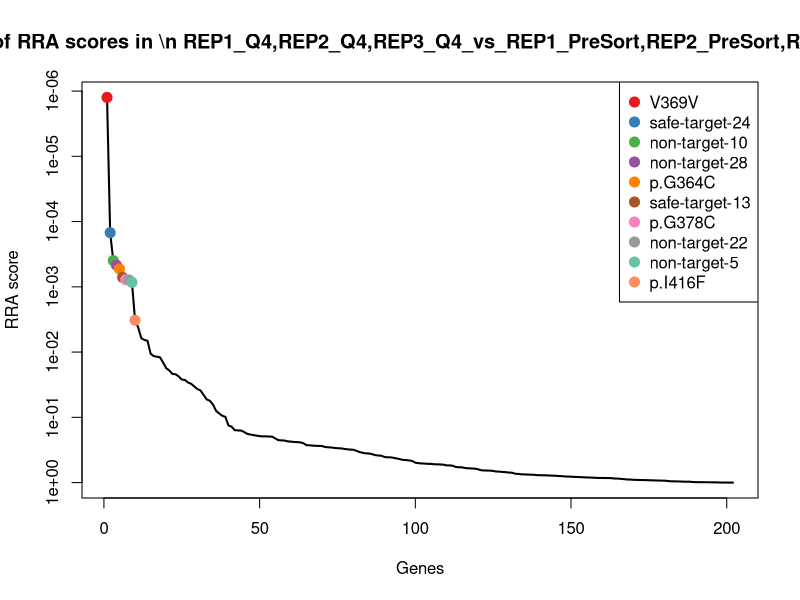
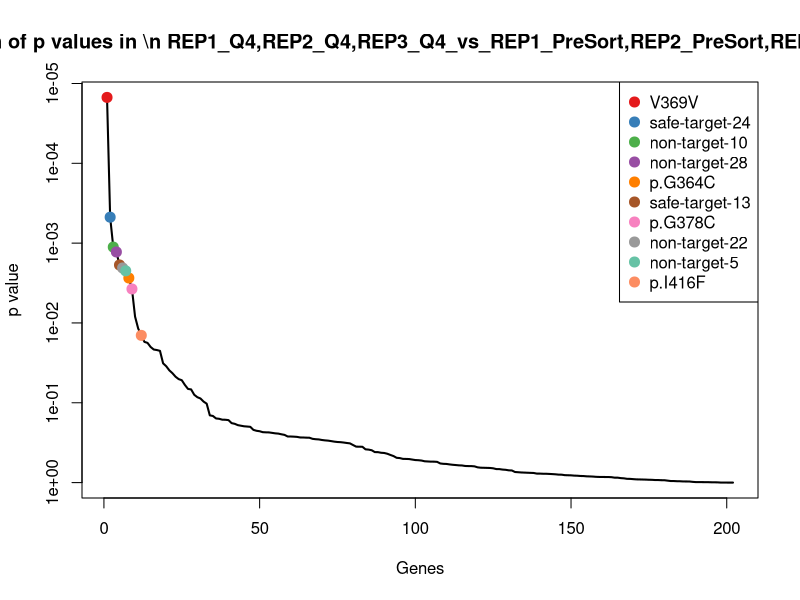
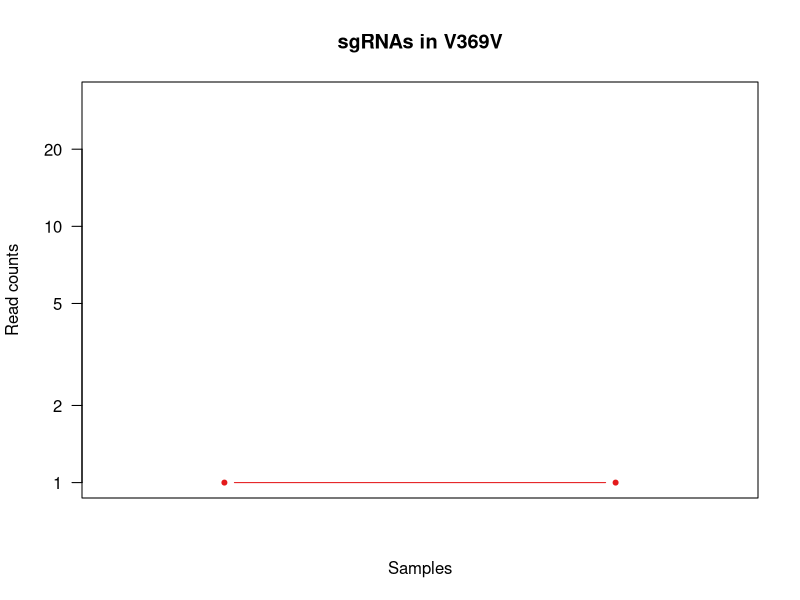

Write R code to recreate these figures, in order. (Note: this script raises an error after producing the figures.)
pdf(file='Q4_presort_PAIRED.pdf',width=4.5,height=4.5);
gstable=read.table('Q4_presort_PAIRED.gene_summary.txt',header=T)
# 
#
# parameters
# Do not modify the variables beginning with "__"

# gstablename='__GENE_SUMMARY_FILE__'
startindex=3
# outputfile='__OUTPUT_FILE__'
targetgenelist=c("V369V","safe-target-24","non-target-10","non-target-28","p.G364C","safe-target-13","p.G378C","non-target-22","non-target-5","p.I416F")
# samplelabel=sub('.\\w+.\\w+$','',colnames(gstable)[startindex]);
samplelabel='REP1_Q4,REP2_Q4,REP3_Q4_vs_REP1_PreSort,REP2_PreSort,REP3_PreSort neg.'


# You need to write some codes in front of this code:
# gstable=read.table(gstablename,header=T)
# pdf(file=outputfile,width=6,height=6)


# set up color using RColorBrewer
#library(RColorBrewer)
#colors <- brewer.pal(length(targetgenelist), "Set1")

colors=c( "#E41A1C", "#377EB8", "#4DAF4A", "#984EA3", "#FF7F00",  "#A65628", "#F781BF",
          "#999999", "#66C2A5", "#FC8D62", "#8DA0CB", "#E78AC3", "#A6D854", "#FFD92F", "#E5C494", "#B3B3B3", 
          "#8DD3C7", "#FFFFB3", "#BEBADA", "#FB8072", "#80B1D3", "#FDB462", "#B3DE69", "#FCCDE5",
          "#D9D9D9", "#BC80BD", "#CCEBC5", "#FFED6F")

######
# function definition

plotrankedvalues<-function(val, tglist, ...){
  
  plot(val,log='y',ylim=c(max(val),min(val)),type='l',lwd=2, ...)
  if(length(tglist)>0){
    for(i in 1:length(tglist)){
      targetgene=tglist[i];
      tx=which(names(val)==targetgene);ty=val[targetgene];
      points(tx,ty,col=colors[(i %% length(colors)) ],cex=2,pch=20)
      # text(tx+50,ty,targetgene,col=colors[i])
    }
    legend('topright',tglist,pch=20,pt.cex = 2,cex=1,col=colors)
  }
}



plotrandvalues<-function(val,targetgenelist, ...){
  # choose the one with the best distance distribution
  
  mindiffvalue=0;
  randval=val;
  for(i in 1:20){
    randval0=sample(val)
    vindex=sort(which(names(randval0) %in% targetgenelist))
    if(max(vindex)>0.9*length(val)){
      # print('pass...')
      next;
    }
    mindiffind=min(diff(vindex));
    if (mindiffind > mindiffvalue){
      mindiffvalue=mindiffind;
      randval=randval0;
      # print(paste('Diff: ',mindiffvalue))
    }
  }
  plot(randval,log='y',ylim=c(max(randval),min(randval)),pch=20,col='grey', ...)
  
  if(length(targetgenelist)>0){
    for(i in 1:length(targetgenelist)){
      targetgene=targetgenelist[i];
      tx=which(names(randval)==targetgene);ty=randval[targetgene];
      points(tx,ty,col=colors[(i %% length(colors)) ],cex=2,pch=20)
      text(tx+50,ty,targetgene,col=colors[i])
    }
  }
  
}




# set.seed(1235)



pvec=gstable[,startindex]
names(pvec)=gstable[,'id']
pvec=sort(pvec);

plotrankedvalues(pvec,targetgenelist,xlab='Genes',ylab='RRA score',main=paste('Distribution of RRA scores in \\n',samplelabel))

# plotrandvalues(pvec,targetgenelist,xlab='Genes',ylab='RRA score',main=paste('Distribution of RRA scores in \\n',samplelabel))


pvec=gstable[,startindex+1]
names(pvec)=gstable[,'id']
pvec=sort(pvec);

plotrankedvalues(pvec,targetgenelist,xlab='Genes',ylab='p value',main=paste('Distribution of p values in \\n',samplelabel))

# plotrandvalues(pvec,targetgenelist,xlab='Genes',ylab='p value',main=paste('Distribution of p values in \\n',samplelabel))



# you need to write after this code:
# dev.off()






# parameters
# Do not modify the variables beginning with "__"
targetmat=list(c(0.0,0.0),c(6.735490181868349,0.7712224723918462),c(5.306450684945646,0.0),c(13.997936926875752,5.723338296363201),c(16.35761901310885,30.848898895673848),c(13.79677178085868,3.708107803850628))
targetgene="V369V"
collabel=c("REP1_PreSort","REP2_PreSort","REP3_PreSort","REP1_Q4","REP2_Q4","REP3_Q4")

# set up color using RColorBrewer
#library(RColorBrewer)
#colors <- brewer.pal(length(targetgenelist), "Set1")

colors=c( "#E41A1C", "#377EB8", "#4DAF4A", "#984EA3", "#FF7F00",  "#A65628", "#F781BF",
          "#999999", "#66C2A5", "#FC8D62", "#8DA0CB", "#E78AC3", "#A6D854", "#FFD92F", "#E5C494", "#B3B3B3", 
          "#8DD3C7", "#FFFFB3", "#BEBADA", "#FB8072", "#80B1D3", "#FDB462", "#B3DE69", "#FCCDE5",
          "#D9D9D9", "#BC80BD", "#CCEBC5", "#FFED6F")


## code

targetmatvec=unlist(targetmat)+1
yrange=range(targetmatvec[targetmatvec>0]);
# yrange[1]=1; # set the minimum value to 1
for(i in 1:length(targetmat)){
  vali=targetmat[[i]]+1;
  if(i==1){
    plot(1:length(vali),vali,type='b',las=1,pch=20,main=paste('sgRNAs in',targetgene),ylab='Read counts',xlab='Samples',xlim=c(0.7,length(vali)+0.3),ylim = yrange,col=colors[(i %% length(colors))],xaxt='n',log='y')
    axis(1,at=1:length(vali),labels=(collabel),las=2)
    # lines(0:100,rep(1,101),col='black');
  }else{
    lines(1:length(vali),vali,type='b',pch=20,col=colors[(i %% length(colors))])
  }
}




# parameters
# Do not modify the variables beginning with "__"
targetmat=list(c(27.995873853751505,4.5786706370905605),c(9.622128831240499,13.882004503053231),c(16.980642191826067,1.2360359346168759))
targetgene="safe-target-24"
collabel=c("REP1_PreSort","REP2_PreSort","REP3_PreSort","REP1_Q4","REP2_Q4","REP3_Q4")

# set up color using RColorBrewer
#library(RColorBrewer)
#colors <- brewer.pal(length(targetgenelist), "Set1")

colors=c( "#E41A1C", "#377EB8", "#4DAF4A", "#984EA3", "#FF7F00",  "#A65628", "#F781BF",
          "#999999", "#66C2A5", "#FC8D62", "#8DA0CB", "#E78AC3", "#A6D854", "#FFD92F", "#E5C494", "#B3B3B3", 
          "#8DD3C7", "#FFFFB3", "#BEBADA", "#FB8072", "#80B1D3", "#FDB462", "#B3DE69", "#FCCDE5",
          "#D9D9D9", "#BC80BD", "#CCEBC5", "#FFED6F")


## code

targetmatvec=unlist(targetmat)+1
yrange=range(targetmatvec[targetmatvec>0]);
# yrange[1]=1; # set the minimum value to 1
for(i in 1:length(targetmat)){
  vali=targetmat[[i]]+1;
  if(i==1){
    plot(1:length(vali),vali,type='b',las=1,pch=20,main=paste('sgRNAs in',targetgene),ylab='Read counts',xlab='Samples',xlim=c(0.7,length(vali)+0.3),ylim = yrange,col=colors[(i %% length(colors))],xaxt='n',log='y')
    axis(1,at=1:length(vali),labels=(collabel),las=2)
    # lines(0:100,rep(1,101),col='black');
  }else{
    lines(1:length(vali),vali,type='b',pch=20,col=colors[(i %% length(colors))])
  }
}




# parameters
# Do not modify the variables beginning with "__"
targetmat=list(c(2391.647509220486,1446.859921320617),c(2871.2432432421647,1703.6304415135883),c(2407.006030691345,1355.9314202747128))
targetgene="non-target-10"
collabel=c("REP1_PreSort","REP2_PreSort","REP3_PreSort","REP1_Q4","REP2_Q4","REP3_Q4")

# set up color using RColorBrewer
#library(RColorBrewer)
#colors <- brewer.pal(length(targetgenelist), "Set1")

colors=c( "#E41A1C", "#377EB8", "#4DAF4A", "#984EA3", "#FF7F00",  "#A65628", "#F781BF",
          "#999999", "#66C2A5", "#FC8D62", "#8DA0CB", "#E78AC3", "#A6D854", "#FFD92F", "#E5C494", "#B3B3B3", 
          "#8DD3C7", "#FFFFB3", "#BEBADA", "#FB8072", "#80B1D3", "#FDB462", "#B3DE69", "#FCCDE5",
          "#D9D9D9", "#BC80BD", "#CCEBC5", "#FFED6F")


## code

targetmatvec=unlist(targetmat)+1
yrange=range(targetmatvec[targetmatvec>0]);
# yrange[1]=1; # set the minimum value to 1
for(i in 1:length(targetmat)){
  vali=targetmat[[i]]+1;
  if(i==1){
    plot(1:length(vali),vali,type='b',las=1,pch=20,main=paste('sgRNAs in',targetgene),ylab='Read counts',xlab='Samples',xlim=c(0.7,length(vali)+0.3),ylim = yrange,col=colors[(i %% length(colors))],xaxt='n',log='y')
    axis(1,at=1:length(vali),labels=(collabel),las=2)
    # lines(0:100,rep(1,101),col='black');
  }else{
    lines(1:length(vali),vali,type='b',pch=20,col=colors[(i %% length(colors))])
  }
}




# parameters
# Do not modify the variables beginning with "__"
targetmat=list(c(1619.7612729670514,800.1226938315755),c(1832.053329468191,1121.3574748577444),c(1726.7190528813132,1043.2143288166433))
targetgene="non-target-28"
collabel=c("REP1_PreSort","REP2_PreSort","REP3_PreSort","REP1_Q4","REP2_Q4","REP3_Q4")

# set up color using RColorBrewer
#library(RColorBrewer)
#colors <- brewer.pal(length(targetgenelist), "Set1")

colors=c( "#E41A1C", "#377EB8", "#4DAF4A", "#984EA3", "#FF7F00",  "#A65628", "#F781BF",
          "#999999", "#66C2A5", "#FC8D62", "#8DA0CB", "#E78AC3", "#A6D854", "#FFD92F", "#E5C494", "#B3B3B3", 
          "#8DD3C7", "#FFFFB3", "#BEBADA", "#FB8072", "#80B1D3", "#FDB462", "#B3DE69", "#FCCDE5",
          "#D9D9D9", "#BC80BD", "#CCEBC5", "#FFED6F")


## code

targetmatvec=unlist(targetmat)+1
yrange=range(targetmatvec[targetmatvec>0]);
# yrange[1]=1; # set the minimum value to 1
for(i in 1:length(targetmat)){
  vali=targetmat[[i]]+1;
  if(i==1){
    plot(1:length(vali),vali,type='b',las=1,pch=20,main=paste('sgRNAs in',targetgene),ylab='Read counts',xlab='Samples',xlim=c(0.7,length(vali)+0.3),ylim = yrange,col=colors[(i %% length(colors))],xaxt='n',log='y')
    axis(1,at=1:length(vali),labels=(collabel),las=2)
    # lines(0:100,rep(1,101),col='black');
  }else{
    lines(1:length(vali),vali,type='b',pch=20,col=colors[(i %% length(colors))])
  }
}




# parameters
# Do not modify the variables beginning with "__"
targetmat=list(c(1.9997052752679647,4.5786706370905605),c(0.9622128831240498,0.7712224723918462),c(1.0612901369891292,1.2360359346168759),c(84.9874741988885,38.91870041526977),c(56.77056010431894,115.68337085877693),c(83.8419208221412,50.67747331929191),c(4.999263188169912,2.2893353185452803),c(11.546554597488598,13.110782030661385),c(6.367740821934776,0.0),c(17.997347477411683,65.24605657854049),c(14.433193246860748,13.882004503053231),c(15.919352054836938,2.4720718692337518),c(9.998526376339823,25.182688503998083),c(11.546554597488598,26.992786533714614),c(19.103222465804325,22.248646823103766))
targetgene="p.G364C"
collabel=c("REP1_PreSort","REP2_PreSort","REP3_PreSort","REP1_Q4","REP2_Q4","REP3_Q4")

# set up color using RColorBrewer
#library(RColorBrewer)
#colors <- brewer.pal(length(targetgenelist), "Set1")

colors=c( "#E41A1C", "#377EB8", "#4DAF4A", "#984EA3", "#FF7F00",  "#A65628", "#F781BF",
          "#999999", "#66C2A5", "#FC8D62", "#8DA0CB", "#E78AC3", "#A6D854", "#FFD92F", "#E5C494", "#B3B3B3", 
          "#8DD3C7", "#FFFFB3", "#BEBADA", "#FB8072", "#80B1D3", "#FDB462", "#B3DE69", "#FCCDE5",
          "#D9D9D9", "#BC80BD", "#CCEBC5", "#FFED6F")


## code

targetmatvec=unlist(targetmat)+1
yrange=range(targetmatvec[targetmatvec>0]);
# yrange[1]=1; # set the minimum value to 1
for(i in 1:length(targetmat)){
  vali=targetmat[[i]]+1;
  if(i==1){
    plot(1:length(vali),vali,type='b',las=1,pch=20,main=paste('sgRNAs in',targetgene),ylab='Read counts',xlab='Samples',xlim=c(0.7,length(vali)+0.3),ylim = yrange,col=colors[(i %% length(colors))],xaxt='n',log='y')
    axis(1,at=1:length(vali),labels=(collabel),las=2)
    # lines(0:100,rep(1,101),col='black');
  }else{
    lines(1:length(vali),vali,type='b',pch=20,col=colors[(i %% length(colors))])
  }
}




# parameters
# Do not modify the variables beginning with "__"
targetmat=list(c(72.98924254728071,45.786706370905605),c(57.73277298744299,21.59422922697169),c(58.37095753440211,32.136934300038774))
targetgene="safe-target-13"
collabel=c("REP1_PreSort","REP2_PreSort","REP3_PreSort","REP1_Q4","REP2_Q4","REP3_Q4")

# set up color using RColorBrewer
#library(RColorBrewer)
#colors <- brewer.pal(length(targetgenelist), "Set1")

colors=c( "#E41A1C", "#377EB8", "#4DAF4A", "#984EA3", "#FF7F00",  "#A65628", "#F781BF",
          "#999999", "#66C2A5", "#FC8D62", "#8DA0CB", "#E78AC3", "#A6D854", "#FFD92F", "#E5C494", "#B3B3B3", 
          "#8DD3C7", "#FFFFB3", "#BEBADA", "#FB8072", "#80B1D3", "#FDB462", "#B3DE69", "#FCCDE5",
          "#D9D9D9", "#BC80BD", "#CCEBC5", "#FFED6F")


## code

targetmatvec=unlist(targetmat)+1
yrange=range(targetmatvec[targetmatvec>0]);
# yrange[1]=1; # set the minimum value to 1
for(i in 1:length(targetmat)){
  vali=targetmat[[i]]+1;
  if(i==1){
    plot(1:length(vali),vali,type='b',las=1,pch=20,main=paste('sgRNAs in',targetgene),ylab='Read counts',xlab='Samples',xlim=c(0.7,length(vali)+0.3),ylim = yrange,col=colors[(i %% length(colors))],xaxt='n',log='y')
    axis(1,at=1:length(vali),labels=(collabel),las=2)
    # lines(0:100,rep(1,101),col='black');
  }else{
    lines(1:length(vali),vali,type='b',pch=20,col=colors[(i %% length(colors))])
  }
}




# parameters
# Do not modify the variables beginning with "__"
targetmat=list(c(2.999557912901947,6.868005955635841),c(1.9244257662480997,6.941002251526616),c(1.0612901369891292,6.180179673084379),c(39.99410550535929,46.93137403017825),c(68.31711470180754,19.280561809796154),c(56.24837726042385,16.068467150019387),c(21.99675802794761,25.182688503998083),c(11.546554597488598,0.7712224723918462),c(19.103222465804325,21.01261088848689),c(31.995284404287435,81.27140380835745),c(37.52630244183794,97.94525399376447),c(57.30966739741298,59.329724861610046),c(10.998379013973805,34.3400297781792),c(20.206470545605047,18.509339337404306),c(9.551611232902163,14.832431215402512))
targetgene="p.G378C"
collabel=c("REP1_PreSort","REP2_PreSort","REP3_PreSort","REP1_Q4","REP2_Q4","REP3_Q4")

# set up color using RColorBrewer
#library(RColorBrewer)
#colors <- brewer.pal(length(targetgenelist), "Set1")

colors=c( "#E41A1C", "#377EB8", "#4DAF4A", "#984EA3", "#FF7F00",  "#A65628", "#F781BF",
          "#999999", "#66C2A5", "#FC8D62", "#8DA0CB", "#E78AC3", "#A6D854", "#FFD92F", "#E5C494", "#B3B3B3", 
          "#8DD3C7", "#FFFFB3", "#BEBADA", "#FB8072", "#80B1D3", "#FDB462", "#B3DE69", "#FCCDE5",
          "#D9D9D9", "#BC80BD", "#CCEBC5", "#FFED6F")


## code

targetmatvec=unlist(targetmat)+1
yrange=range(targetmatvec[targetmatvec>0]);
# yrange[1]=1; # set the minimum value to 1
for(i in 1:length(targetmat)){
  vali=targetmat[[i]]+1;
  if(i==1){
    plot(1:length(vali),vali,type='b',las=1,pch=20,main=paste('sgRNAs in',targetgene),ylab='Read counts',xlab='Samples',xlim=c(0.7,length(vali)+0.3),ylim = yrange,col=colors[(i %% length(colors))],xaxt='n',log='y')
    axis(1,at=1:length(vali),labels=(collabel),las=2)
    # lines(0:100,rep(1,101),col='black');
  }else{
    lines(1:length(vali),vali,type='b',pch=20,col=colors[(i %% length(colors))])
  }
}




# parameters
# Do not modify the variables beginning with "__"
targetmat=list(c(2649.609489730053,1594.5220493667878),c(3064.6480327500985,1611.8549672989584),c(2641.5511509659427,1682.244907013568))
targetgene="non-target-22"
collabel=c("REP1_PreSort","REP2_PreSort","REP3_PreSort","REP1_Q4","REP2_Q4","REP3_Q4")

# set up color using RColorBrewer
#library(RColorBrewer)
#colors <- brewer.pal(length(targetgenelist), "Set1")

colors=c( "#E41A1C", "#377EB8", "#4DAF4A", "#984EA3", "#FF7F00",  "#A65628", "#F781BF",
          "#999999", "#66C2A5", "#FC8D62", "#8DA0CB", "#E78AC3", "#A6D854", "#FFD92F", "#E5C494", "#B3B3B3", 
          "#8DD3C7", "#FFFFB3", "#BEBADA", "#FB8072", "#80B1D3", "#FDB462", "#B3DE69", "#FCCDE5",
          "#D9D9D9", "#BC80BD", "#CCEBC5", "#FFED6F")


## code

targetmatvec=unlist(targetmat)+1
yrange=range(targetmatvec[targetmatvec>0]);
# yrange[1]=1; # set the minimum value to 1
for(i in 1:length(targetmat)){
  vali=targetmat[[i]]+1;
  if(i==1){
    plot(1:length(vali),vali,type='b',las=1,pch=20,main=paste('sgRNAs in',targetgene),ylab='Read counts',xlab='Samples',xlim=c(0.7,length(vali)+0.3),ylim = yrange,col=colors[(i %% length(colors))],xaxt='n',log='y')
    axis(1,at=1:length(vali),labels=(collabel),las=2)
    # lines(0:100,rep(1,101),col='black');
  }else{
    lines(1:length(vali),vali,type='b',pch=20,col=colors[(i %% length(colors))])
  }
}




# parameters
# Do not modify the variables beginning with "__"
targetmat=list(c(1995.7058647174288,927.1808040108385),c(1586.6890442715583,908.5000724775948),c(2428.2318334311276,1554.9332057480299))
targetgene="non-target-5"
collabel=c("REP1_PreSort","REP2_PreSort","REP3_PreSort","REP1_Q4","REP2_Q4","REP3_Q4")

# set up color using RColorBrewer
#library(RColorBrewer)
#colors <- brewer.pal(length(targetgenelist), "Set1")

colors=c( "#E41A1C", "#377EB8", "#4DAF4A", "#984EA3", "#FF7F00",  "#A65628", "#F781BF",
          "#999999", "#66C2A5", "#FC8D62", "#8DA0CB", "#E78AC3", "#A6D854", "#FFD92F", "#E5C494", "#B3B3B3", 
          "#8DD3C7", "#FFFFB3", "#BEBADA", "#FB8072", "#80B1D3", "#FDB462", "#B3DE69", "#FCCDE5",
          "#D9D9D9", "#BC80BD", "#CCEBC5", "#FFED6F")


## code

targetmatvec=unlist(targetmat)+1
yrange=range(targetmatvec[targetmatvec>0]);
# yrange[1]=1; # set the minimum value to 1
for(i in 1:length(targetmat)){
  vali=targetmat[[i]]+1;
  if(i==1){
    plot(1:length(vali),vali,type='b',las=1,pch=20,main=paste('sgRNAs in',targetgene),ylab='Read counts',xlab='Samples',xlim=c(0.7,length(vali)+0.3),ylim = yrange,col=colors[(i %% length(colors))],xaxt='n',log='y')
    axis(1,at=1:length(vali),labels=(collabel),las=2)
    # lines(0:100,rep(1,101),col='black');
  }else{
    lines(1:length(vali),vali,type='b',pch=20,col=colors[(i %% length(colors))])
  }
}




# parameters
# Do not modify the variables beginning with "__"
targetmat=list(c(38.994252867725315,20.604017866907522),c(28.866386493721496,86.37691690788677),c(28.65483369870649,13.596395280785634),c(71.98938990964673,85.85007444544802),c(81.78809506554424,107.97114613485846),c(55.18708712343472,45.73332958082441),c(4.999263188169912,4.5786706370905605),c(0.0,7.712224723918462),c(3.183870410967388,1.2360359346168759),c(16.9974948397777,16.025347229816962),c(18.282044779356948,12.339559558269539),c(20.164512602793454,13.596395280785634),c(6.998968463437876,9.157341274181121),c(13.470980363736698,0.7712224723918462),c(21.225802739782583,14.832431215402512))
targetgene="p.I416F"
collabel=c("REP1_PreSort","REP2_PreSort","REP3_PreSort","REP1_Q4","REP2_Q4","REP3_Q4")

# set up color using RColorBrewer
#library(RColorBrewer)
#colors <- brewer.pal(length(targetgenelist), "Set1")

colors=c( "#E41A1C", "#377EB8", "#4DAF4A", "#984EA3", "#FF7F00",  "#A65628", "#F781BF",
          "#999999", "#66C2A5", "#FC8D62", "#8DA0CB", "#E78AC3", "#A6D854", "#FFD92F", "#E5C494", "#B3B3B3", 
          "#8DD3C7", "#FFFFB3", "#BEBADA", "#FB8072", "#80B1D3", "#FDB462", "#B3DE69", "#FCCDE5",
          "#D9D9D9", "#BC80BD", "#CCEBC5", "#FFED6F")


## code

targetmatvec=unlist(targetmat)+1
yrange=range(targetmatvec[targetmatvec>0]);
# yrange[1]=1; # set the minimum value to 1
for(i in 1:length(targetmat)){
  vali=targetmat[[i]]+1;
  if(i==1){
    plot(1:length(vali),vali,type='b',las=1,pch=20,main=paste('sgRNAs in',targetgene),ylab='Read counts',xlab='Samples',xlim=c(0.7,length(vali)+0.3),ylim = yrange,col=colors[(i %% length(colors))],xaxt='n',log='y')
    axis(1,at=1:length(vali),labels=(collabel),las=2)
    # lines(0:100,rep(1,101),col='black');
  }else{
    lines(1:length(vali),vali,type='b',pch=20,col=colors[(i %% length(colors))])
  }
}



# 
#
# parameters
# Do not modify the variables beginning with "__"

# gstablename='__GENE_SUMMARY_FILE__'
startindex=9
# outputfile='__OUTPUT_FILE__'
targetgenelist=c("safe-target-15","safe-target-10","p.H210P","safe-target-26","p.R320Q","p.G378C","p.R362Q","p.A184G","p.V369L","p.H274R")
# samplelabel=sub('.\\w+.\\w+$','',colnames(gstable)[startindex]);
samplelabel='REP1_Q4,REP2_Q4,REP3_Q4_vs_REP1_PreSort,REP2_PreSort,REP3_PreSort pos.'


# You need to write some codes in front of this code:
# gstable=read.table(gstablename,header=T)
# pdf(file=outputfile,width=6,height=6)


# set up color using RColorBrewer
#library(RColorBrewer)
#colors <- brewer.pal(length(targetgenelist), "Set1")

colors=c( "#E41A1C", "#377EB8", "#4DAF4A", "#984EA3", "#FF7F00",  "#A65628", "#F781BF",
          "#999999", "#66C2A5", "#FC8D62", "#8DA0CB", "#E78AC3", "#A6D854", "#FFD92F", "#E5C494", "#B3B3B3", 
          "#8DD3C7", "#FFFFB3", "#BEBADA", "#FB8072", "#80B1D3", "#FDB462", "#B3DE69", "#FCCDE5",
          "#D9D9D9", "#BC80BD", "#CCEBC5", "#FFED6F")

######
# function definition

plotrankedvalues<-function(val, tglist, ...){
  
  plot(val,log='y',ylim=c(max(val),min(val)),type='l',lwd=2, ...)
  if(length(tglist)>0){
    for(i in 1:length(tglist)){
      targetgene=tglist[i];
      tx=which(names(val)==targetgene);ty=val[targetgene];
      points(tx,ty,col=colors[(i %% length(colors)) ],cex=2,pch=20)
      # text(tx+50,ty,targetgene,col=colors[i])
    }
    legend('topright',tglist,pch=20,pt.cex = 2,cex=1,col=colors)
  }
}



plotrandvalues<-function(val,targetgenelist, ...){
  # choose the one with the best distance distribution
  
  mindiffvalue=0;
  randval=val;
  for(i in 1:20){
    randval0=sample(val)
    vindex=sort(which(names(randval0) %in% targetgenelist))
    if(max(vindex)>0.9*length(val)){
      # print('pass...')
      next;
    }
    mindiffind=min(diff(vindex));
    if (mindiffind > mindiffvalue){
      mindiffvalue=mindiffind;
      randval=randval0;
      # print(paste('Diff: ',mindiffvalue))
    }
  }
  plot(randval,log='y',ylim=c(max(randval),min(randval)),pch=20,col='grey', ...)
  
  if(length(targetgenelist)>0){
    for(i in 1:length(targetgenelist)){
      targetgene=targetgenelist[i];
      tx=which(names(randval)==targetgene);ty=randval[targetgene];
      points(tx,ty,col=colors[(i %% length(colors)) ],cex=2,pch=20)
      text(tx+50,ty,targetgene,col=colors[i])
    }
  }
  
}




# set.seed(1235)



pvec=gstable[,startindex]
names(pvec)=gstable[,'id']
pvec=sort(pvec);

plotrankedvalues(pvec,targetgenelist,xlab='Genes',ylab='RRA score',main=paste('Distribution of RRA scores in \\n',samplelabel))

# plotrandvalues(pvec,targetgenelist,xlab='Genes',ylab='RRA score',main=paste('Distribution of RRA scores in \\n',samplelabel))


pvec=gstable[,startindex+1]
names(pvec)=gstable[,'id']
pvec=sort(pvec);

plotrankedvalues(pvec,targetgenelist,xlab='Genes',ylab='p value',main=paste('Distribution of p values in \\n',samplelabel))

# plotrandvalues(pvec,targetgenelist,xlab='Genes',ylab='p value',main=paste('Distribution of p values in \\n',samplelabel))



# you need to write after this code:
# dev.off()






# parameters
# Do not modify the variables beginning with "__"
targetmat=list(c(283.958149088051,1953.9476943783968),c(445.5045648864351,2284.3609632246485),c(213.31931753481499,943.0954181126763))
targetgene="safe-target-15"
collabel=c("REP1_PreSort","REP2_PreSort","REP3_PreSort","REP1_Q4","REP2_Q4","REP3_Q4")

# set up color using RColorBrewer
#library(RColorBrewer)
#colors <- brewer.pal(length(targetgenelist), "Set1")

colors=c( "#E41A1C", "#377EB8", "#4DAF4A", "#984EA3", "#FF7F00",  "#A65628", "#F781BF",
          "#999999", "#66C2A5", "#FC8D62", "#8DA0CB", "#E78AC3", "#A6D854", "#FFD92F", "#E5C494", "#B3B3B3", 
          "#8DD3C7", "#FFFFB3", "#BEBADA", "#FB8072", "#80B1D3", "#FDB462", "#B3DE69", "#FCCDE5",
          "#D9D9D9", "#BC80BD", "#CCEBC5", "#FFED6F")


## code

targetmatvec=unlist(targetmat)+1
yrange=range(targetmatvec[targetmatvec>0]);
# yrange[1]=1; # set the minimum value to 1
for(i in 1:length(targetmat)){
  vali=targetmat[[i]]+1;
  if(i==1){
    plot(1:length(vali),vali,type='b',las=1,pch=20,main=paste('sgRNAs in',targetgene),ylab='Read counts',xlab='Samples',xlim=c(0.7,length(vali)+0.3),ylim = yrange,col=colors[(i %% length(colors))],xaxt='n',log='y')
    axis(1,at=1:length(vali),labels=(collabel),las=2)
    # lines(0:100,rep(1,101),col='black');
  }else{
    lines(1:length(vali),vali,type='b',pch=20,col=colors[(i %% length(colors))])
  }
}




# parameters
# Do not modify the variables beginning with "__"
targetmat=list(c(403.94046560412886,2030.6404275496636),c(676.435656836207,2335.26164640251),c(403.2902520558691,1250.8683658322784))
targetgene="safe-target-10"
collabel=c("REP1_PreSort","REP2_PreSort","REP3_PreSort","REP1_Q4","REP2_Q4","REP3_Q4")

# set up color using RColorBrewer
#library(RColorBrewer)
#colors <- brewer.pal(length(targetgenelist), "Set1")

colors=c( "#E41A1C", "#377EB8", "#4DAF4A", "#984EA3", "#FF7F00",  "#A65628", "#F781BF",
          "#999999", "#66C2A5", "#FC8D62", "#8DA0CB", "#E78AC3", "#A6D854", "#FFD92F", "#E5C494", "#B3B3B3", 
          "#8DD3C7", "#FFFFB3", "#BEBADA", "#FB8072", "#80B1D3", "#FDB462", "#B3DE69", "#FCCDE5",
          "#D9D9D9", "#BC80BD", "#CCEBC5", "#FFED6F")


## code

targetmatvec=unlist(targetmat)+1
yrange=range(targetmatvec[targetmatvec>0]);
# yrange[1]=1; # set the minimum value to 1
for(i in 1:length(targetmat)){
  vali=targetmat[[i]]+1;
  if(i==1){
    plot(1:length(vali),vali,type='b',las=1,pch=20,main=paste('sgRNAs in',targetgene),ylab='Read counts',xlab='Samples',xlim=c(0.7,length(vali)+0.3),ylim = yrange,col=colors[(i %% length(colors))],xaxt='n',log='y')
    axis(1,at=1:length(vali),labels=(collabel),las=2)
    # lines(0:100,rep(1,101),col='black');
  }else{
    lines(1:length(vali),vali,type='b',pch=20,col=colors[(i %% length(colors))])
  }
}




# parameters
# Do not modify the variables beginning with "__"
targetmat=list(c(9.998526376339823,36.629365096724484),c(16.35761901310885,8.483447196310308),c(5.306450684945646,21.01261088848689),c(10.998379013973805,9.157341274181121),c(12.508767480612647,15.424449447836924),c(10.612901369891292,17.304503084636263),c(14.997789564509736,24.038020844725445),c(21.168683428729096,16.19567192022877),c(12.735481643869552,29.664862430805023),c(5.999115825803894,12.591344251999042),c(0.9622128831240498,2.3136674171755383),c(0.0,8.652251542318131),c(11.998231651607789,30.906026800361282),c(17.3198318962329,26.22156406132277),c(8.490321095913034,22.248646823103766))
targetgene="p.H210P"
collabel=c("REP1_PreSort","REP2_PreSort","REP3_PreSort","REP1_Q4","REP2_Q4","REP3_Q4")

# set up color using RColorBrewer
#library(RColorBrewer)
#colors <- brewer.pal(length(targetgenelist), "Set1")

colors=c( "#E41A1C", "#377EB8", "#4DAF4A", "#984EA3", "#FF7F00",  "#A65628", "#F781BF",
          "#999999", "#66C2A5", "#FC8D62", "#8DA0CB", "#E78AC3", "#A6D854", "#FFD92F", "#E5C494", "#B3B3B3", 
          "#8DD3C7", "#FFFFB3", "#BEBADA", "#FB8072", "#80B1D3", "#FDB462", "#B3DE69", "#FCCDE5",
          "#D9D9D9", "#BC80BD", "#CCEBC5", "#FFED6F")


## code

targetmatvec=unlist(targetmat)+1
yrange=range(targetmatvec[targetmatvec>0]);
# yrange[1]=1; # set the minimum value to 1
for(i in 1:length(targetmat)){
  vali=targetmat[[i]]+1;
  if(i==1){
    plot(1:length(vali),vali,type='b',las=1,pch=20,main=paste('sgRNAs in',targetgene),ylab='Read counts',xlab='Samples',xlim=c(0.7,length(vali)+0.3),ylim = yrange,col=colors[(i %% length(colors))],xaxt='n',log='y')
    axis(1,at=1:length(vali),labels=(collabel),las=2)
    # lines(0:100,rep(1,101),col='black');
  }else{
    lines(1:length(vali),vali,type='b',pch=20,col=colors[(i %% length(colors))])
  }
}




# parameters
# Do not modify the variables beginning with "__"
targetmat=list(c(254.9624225966655,651.3158981261322),c(310.7947612490681,785.1044768948993),c(229.23866958965192,531.4954518852567))
targetgene="safe-target-26"
collabel=c("REP1_PreSort","REP2_PreSort","REP3_PreSort","REP1_Q4","REP2_Q4","REP3_Q4")

# set up color using RColorBrewer
#library(RColorBrewer)
#colors <- brewer.pal(length(targetgenelist), "Set1")

colors=c( "#E41A1C", "#377EB8", "#4DAF4A", "#984EA3", "#FF7F00",  "#A65628", "#F781BF",
          "#999999", "#66C2A5", "#FC8D62", "#8DA0CB", "#E78AC3", "#A6D854", "#FFD92F", "#E5C494", "#B3B3B3", 
          "#8DD3C7", "#FFFFB3", "#BEBADA", "#FB8072", "#80B1D3", "#FDB462", "#B3DE69", "#FCCDE5",
          "#D9D9D9", "#BC80BD", "#CCEBC5", "#FFED6F")


## code

targetmatvec=unlist(targetmat)+1
yrange=range(targetmatvec[targetmatvec>0]);
# yrange[1]=1; # set the minimum value to 1
for(i in 1:length(targetmat)){
  vali=targetmat[[i]]+1;
  if(i==1){
    plot(1:length(vali),vali,type='b',las=1,pch=20,main=paste('sgRNAs in',targetgene),ylab='Read counts',xlab='Samples',xlim=c(0.7,length(vali)+0.3),ylim = yrange,col=colors[(i %% length(colors))],xaxt='n',log='y')
    axis(1,at=1:length(vali),labels=(collabel),las=2)
    # lines(0:100,rep(1,101),col='black');
  }else{
    lines(1:length(vali),vali,type='b',pch=20,col=colors[(i %% length(colors))])
  }
}




# parameters
# Do not modify the variables beginning with "__"
targetmat=list(c(102.98482167630019,148.80679570544322),c(90.44801101366069,202.0602877666637),c(117.80320520579335,84.05044355394756),c(21.99675802794761,92.71808040108385),c(49.07285703932654,84.06324949071123),c(19.103222465804325,58.09368892699317),c(42.99366341826124,95.00741571962914),c(31.753025143093645,68.63880004287431),c(38.20644493160865,61.8017967308438),c(101.9849690386662,172.84481655016867),c(100.07013984490118,239.07896644147232),c(144.33545863052157,139.67206061170697),c(40.99395814299328,57.23338296363201),c(51.959495688698695,60.155352846564),c(53.064506849456464,21.01261088848689))
targetgene="p.R320Q"
collabel=c("REP1_PreSort","REP2_PreSort","REP3_PreSort","REP1_Q4","REP2_Q4","REP3_Q4")

# set up color using RColorBrewer
#library(RColorBrewer)
#colors <- brewer.pal(length(targetgenelist), "Set1")

colors=c( "#E41A1C", "#377EB8", "#4DAF4A", "#984EA3", "#FF7F00",  "#A65628", "#F781BF",
          "#999999", "#66C2A5", "#FC8D62", "#8DA0CB", "#E78AC3", "#A6D854", "#FFD92F", "#E5C494", "#B3B3B3", 
          "#8DD3C7", "#FFFFB3", "#BEBADA", "#FB8072", "#80B1D3", "#FDB462", "#B3DE69", "#FCCDE5",
          "#D9D9D9", "#BC80BD", "#CCEBC5", "#FFED6F")


## code

targetmatvec=unlist(targetmat)+1
yrange=range(targetmatvec[targetmatvec>0]);
# yrange[1]=1; # set the minimum value to 1
for(i in 1:length(targetmat)){
  vali=targetmat[[i]]+1;
  if(i==1){
    plot(1:length(vali),vali,type='b',las=1,pch=20,main=paste('sgRNAs in',targetgene),ylab='Read counts',xlab='Samples',xlim=c(0.7,length(vali)+0.3),ylim = yrange,col=colors[(i %% length(colors))],xaxt='n',log='y')
    axis(1,at=1:length(vali),labels=(collabel),las=2)
    # lines(0:100,rep(1,101),col='black');
  }else{
    lines(1:length(vali),vali,type='b',pch=20,col=colors[(i %% length(colors))])
  }
}




# parameters
# Do not modify the variables beginning with "__"
targetmat=list(c(2.999557912901947,6.868005955635841),c(1.9244257662480997,6.941002251526616),c(1.0612901369891292,6.180179673084379),c(39.99410550535929,46.93137403017825),c(68.31711470180754,19.280561809796154),c(56.24837726042385,16.068467150019387),c(21.99675802794761,25.182688503998083),c(11.546554597488598,0.7712224723918462),c(19.103222465804325,21.01261088848689),c(31.995284404287435,81.27140380835745),c(37.52630244183794,97.94525399376447),c(57.30966739741298,59.329724861610046),c(10.998379013973805,34.3400297781792),c(20.206470545605047,18.509339337404306),c(9.551611232902163,14.832431215402512))
targetgene="p.G378C"
collabel=c("REP1_PreSort","REP2_PreSort","REP3_PreSort","REP1_Q4","REP2_Q4","REP3_Q4")

# set up color using RColorBrewer
#library(RColorBrewer)
#colors <- brewer.pal(length(targetgenelist), "Set1")

colors=c( "#E41A1C", "#377EB8", "#4DAF4A", "#984EA3", "#FF7F00",  "#A65628", "#F781BF",
          "#999999", "#66C2A5", "#FC8D62", "#8DA0CB", "#E78AC3", "#A6D854", "#FFD92F", "#E5C494", "#B3B3B3", 
          "#8DD3C7", "#FFFFB3", "#BEBADA", "#FB8072", "#80B1D3", "#FDB462", "#B3DE69", "#FCCDE5",
          "#D9D9D9", "#BC80BD", "#CCEBC5", "#FFED6F")


## code

targetmatvec=unlist(targetmat)+1
yrange=range(targetmatvec[targetmatvec>0]);
# yrange[1]=1; # set the minimum value to 1
for(i in 1:length(targetmat)){
  vali=targetmat[[i]]+1;
  if(i==1){
    plot(1:length(vali),vali,type='b',las=1,pch=20,main=paste('sgRNAs in',targetgene),ylab='Read counts',xlab='Samples',xlim=c(0.7,length(vali)+0.3),ylim = yrange,col=colors[(i %% length(colors))],xaxt='n',log='y')
    axis(1,at=1:length(vali),labels=(collabel),las=2)
    # lines(0:100,rep(1,101),col='black');
  }else{
    lines(1:length(vali),vali,type='b',pch=20,col=colors[(i %% length(colors))])
  }
}




# parameters
# Do not modify the variables beginning with "__"
targetmat=list(c(24.99631594084956,13.736011911271682),c(18.282044779356948,30.077676423282),c(14.85806191784781,46.96936551544128),c(5.999115825803894,12.591344251999042),c(4.811064415620249,17.73811686501246),c(11.67419150688042,9.888287476935007),c(32.99513704192142,59.52271828217729),c(38.488515324961995,36.24745620241677),c(40.32902520558691,48.20540145005816),c(12.99808428924177,40.0633680745424),c(29.828599376845546,45.50212587111892),c(23.34838301376084,8.652251542318131),c(7.998821101071859,20.604017866907522),c(6.735490181868349,16.19567192022877),c(4.245160547956517,2.4720718692337518))
targetgene="p.R362Q"
collabel=c("REP1_PreSort","REP2_PreSort","REP3_PreSort","REP1_Q4","REP2_Q4","REP3_Q4")

# set up color using RColorBrewer
#library(RColorBrewer)
#colors <- brewer.pal(length(targetgenelist), "Set1")

colors=c( "#E41A1C", "#377EB8", "#4DAF4A", "#984EA3", "#FF7F00",  "#A65628", "#F781BF",
          "#999999", "#66C2A5", "#FC8D62", "#8DA0CB", "#E78AC3", "#A6D854", "#FFD92F", "#E5C494", "#B3B3B3", 
          "#8DD3C7", "#FFFFB3", "#BEBADA", "#FB8072", "#80B1D3", "#FDB462", "#B3DE69", "#FCCDE5",
          "#D9D9D9", "#BC80BD", "#CCEBC5", "#FFED6F")


## code

targetmatvec=unlist(targetmat)+1
yrange=range(targetmatvec[targetmatvec>0]);
# yrange[1]=1; # set the minimum value to 1
for(i in 1:length(targetmat)){
  vali=targetmat[[i]]+1;
  if(i==1){
    plot(1:length(vali),vali,type='b',las=1,pch=20,main=paste('sgRNAs in',targetgene),ylab='Read counts',xlab='Samples',xlim=c(0.7,length(vali)+0.3),ylim = yrange,col=colors[(i %% length(colors))],xaxt='n',log='y')
    axis(1,at=1:length(vali),labels=(collabel),las=2)
    # lines(0:100,rep(1,101),col='black');
  }else{
    lines(1:length(vali),vali,type='b',pch=20,col=colors[(i %% length(colors))])
  }
}




# parameters
# Do not modify the variables beginning with "__"
targetmat=list(c(134.98010608058763,257.550223336344),c(145.29414535173152,320.0573260426162),c(142.2128783565433,341.14591795425775),c(70.98953727201275,114.46676592726402),c(73.12817911742779,125.70926299987093),c(67.92256876730427,81.57837168471382),c(40.99395814299328,41.208035733815045),c(53.883921454946794,64.01146520852323),c(59.43224767139124,64.27386860007755),c(252.96271732139755,635.2905508963153),c(209.76240852104286,616.9779779134769),c(182.54190356213022,582.1729252045485),c(38.994252867725315,53.799379985814085),c(28.866386493721496,42.41723598155154),c(39.26773506859778,35.8450421038894))
targetgene="p.A184G"
collabel=c("REP1_PreSort","REP2_PreSort","REP3_PreSort","REP1_Q4","REP2_Q4","REP3_Q4")

# set up color using RColorBrewer
#library(RColorBrewer)
#colors <- brewer.pal(length(targetgenelist), "Set1")

colors=c( "#E41A1C", "#377EB8", "#4DAF4A", "#984EA3", "#FF7F00",  "#A65628", "#F781BF",
          "#999999", "#66C2A5", "#FC8D62", "#8DA0CB", "#E78AC3", "#A6D854", "#FFD92F", "#E5C494", "#B3B3B3", 
          "#8DD3C7", "#FFFFB3", "#BEBADA", "#FB8072", "#80B1D3", "#FDB462", "#B3DE69", "#FCCDE5",
          "#D9D9D9", "#BC80BD", "#CCEBC5", "#FFED6F")


## code

targetmatvec=unlist(targetmat)+1
yrange=range(targetmatvec[targetmatvec>0]);
# yrange[1]=1; # set the minimum value to 1
for(i in 1:length(targetmat)){
  vali=targetmat[[i]]+1;
  if(i==1){
    plot(1:length(vali),vali,type='b',las=1,pch=20,main=paste('sgRNAs in',targetgene),ylab='Read counts',xlab='Samples',xlim=c(0.7,length(vali)+0.3),ylim = yrange,col=colors[(i %% length(colors))],xaxt='n',log='y')
    axis(1,at=1:length(vali),labels=(collabel),las=2)
    # lines(0:100,rep(1,101),col='black');
  }else{
    lines(1:length(vali),vali,type='b',pch=20,col=colors[(i %% length(colors))])
  }
}




# parameters
# Do not modify the variables beginning with "__"
targetmat=list(c(16.9974948397777,51.51004466726881),c(35.60187667558984,2.3136674171755383),c(43.512895616554296,21.01261088848689),c(10.998379013973805,3.4340029778179204),c(10.584341714364548,11.568337085877692),c(9.551611232902163,8.652251542318131),c(10.998379013973805,8.012673614908481),c(6.735490181868349,26.22156406132277),c(13.79677178085868,24.720718692337517),c(6.998968463437876,29.761359141088644),c(9.622128831240499,55.528018012212925),c(15.919352054836938,11.124323411551883),c(9.998526376339823,11.446676592726401),c(13.470980363736698,33.162566312849385),c(16.980642191826067,13.596395280785634))
targetgene="p.V369L"
collabel=c("REP1_PreSort","REP2_PreSort","REP3_PreSort","REP1_Q4","REP2_Q4","REP3_Q4")

# set up color using RColorBrewer
#library(RColorBrewer)
#colors <- brewer.pal(length(targetgenelist), "Set1")

colors=c( "#E41A1C", "#377EB8", "#4DAF4A", "#984EA3", "#FF7F00",  "#A65628", "#F781BF",
          "#999999", "#66C2A5", "#FC8D62", "#8DA0CB", "#E78AC3", "#A6D854", "#FFD92F", "#E5C494", "#B3B3B3", 
          "#8DD3C7", "#FFFFB3", "#BEBADA", "#FB8072", "#80B1D3", "#FDB462", "#B3DE69", "#FCCDE5",
          "#D9D9D9", "#BC80BD", "#CCEBC5", "#FFED6F")


## code

targetmatvec=unlist(targetmat)+1
yrange=range(targetmatvec[targetmatvec>0]);
# yrange[1]=1; # set the minimum value to 1
for(i in 1:length(targetmat)){
  vali=targetmat[[i]]+1;
  if(i==1){
    plot(1:length(vali),vali,type='b',las=1,pch=20,main=paste('sgRNAs in',targetgene),ylab='Read counts',xlab='Samples',xlim=c(0.7,length(vali)+0.3),ylim = yrange,col=colors[(i %% length(colors))],xaxt='n',log='y')
    axis(1,at=1:length(vali),labels=(collabel),las=2)
    # lines(0:100,rep(1,101),col='black');
  }else{
    lines(1:length(vali),vali,type='b',pch=20,col=colors[(i %% length(colors))])
  }
}




# parameters
# Do not modify the variables beginning with "__"
targetmat=list(c(34.99484231718938,92.71808040108385),c(37.52630244183794,53.98557306742923),c(28.65483369870649,61.8017967308438),c(19.997052752679647,41.208035733815045),c(14.433193246860748,56.299240484604766),c(11.67419150688042,50.67747331929191),c(125.98143234188177,198.02750505416674),c(170.3116803129568,186.63583831882676),c(182.54190356213022,144.61620435017448),c(15.997642202143718,10.302008933453761),c(10.584341714364548,6.941002251526616),c(9.551611232902163,18.54053901925314),c(26.996021216117523,35.48469743745184),c(44.26179262370629,53.98557306742923),c(29.71612383569562,32.136934300038774))
targetgene="p.H274R"
collabel=c("REP1_PreSort","REP2_PreSort","REP3_PreSort","REP1_Q4","REP2_Q4","REP3_Q4")

# set up color using RColorBrewer
#library(RColorBrewer)
#colors <- brewer.pal(length(targetgenelist), "Set1")

colors=c( "#E41A1C", "#377EB8", "#4DAF4A", "#984EA3", "#FF7F00",  "#A65628", "#F781BF",
          "#999999", "#66C2A5", "#FC8D62", "#8DA0CB", "#E78AC3", "#A6D854", "#FFD92F", "#E5C494", "#B3B3B3", 
          "#8DD3C7", "#FFFFB3", "#BEBADA", "#FB8072", "#80B1D3", "#FDB462", "#B3DE69", "#FCCDE5",
          "#D9D9D9", "#BC80BD", "#CCEBC5", "#FFED6F")


## code

targetmatvec=unlist(targetmat)+1
yrange=range(targetmatvec[targetmatvec>0]);
# yrange[1]=1; # set the minimum value to 1
for(i in 1:length(targetmat)){
  vali=targetmat[[i]]+1;
  if(i==1){
    plot(1:length(vali),vali,type='b',las=1,pch=20,main=paste('sgRNAs in',targetgene),ylab='Read counts',xlab='Samples',xlim=c(0.7,length(vali)+0.3),ylim = yrange,col=colors[(i %% length(colors))],xaxt='n',log='y')
    axis(1,at=1:length(vali),labels=(collabel),las=2)
    # lines(0:100,rep(1,101),col='black');
  }else{
    lines(1:length(vali),vali,type='b',pch=20,col=colors[(i %% length(colors))])
  }
}



dev.off()
Sweave("Q4_presort_PAIRED_summary.Rnw");
library(tools);

texi2dvi("Q4_presort_PAIRED_summary.tex",pdf=TRUE);

